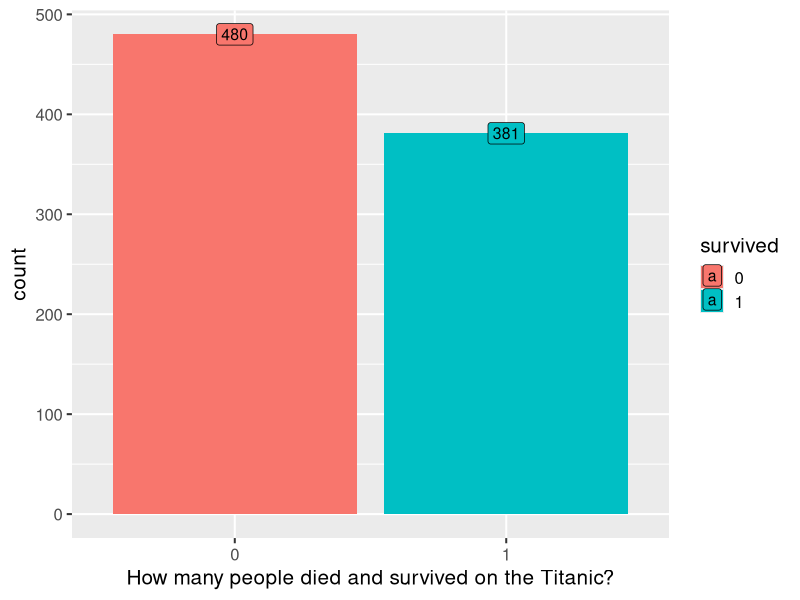
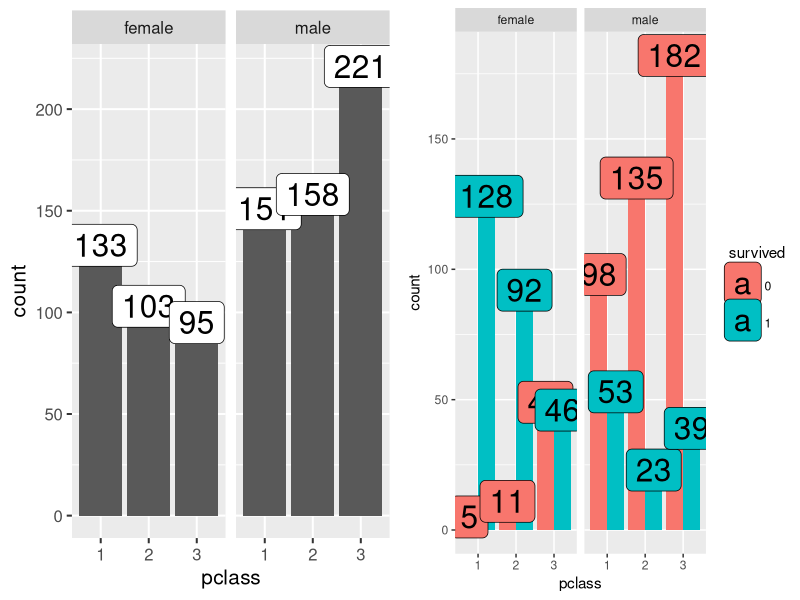
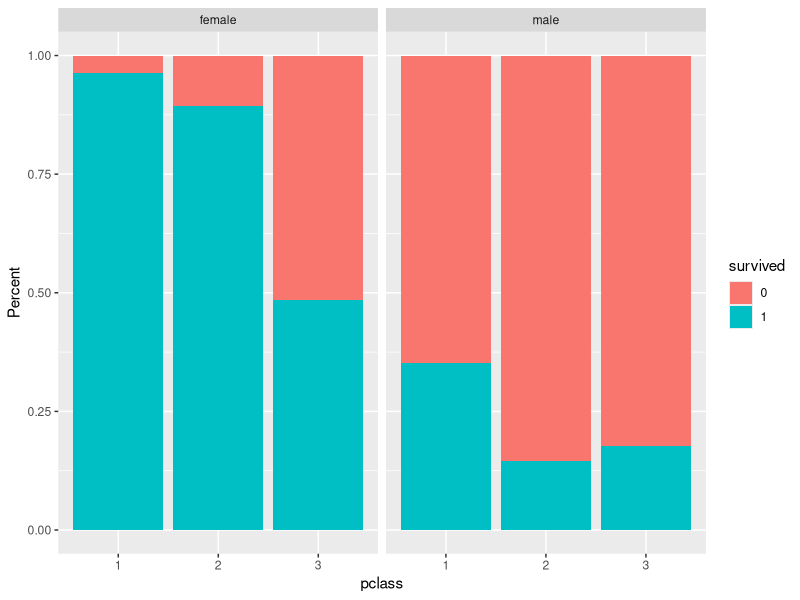
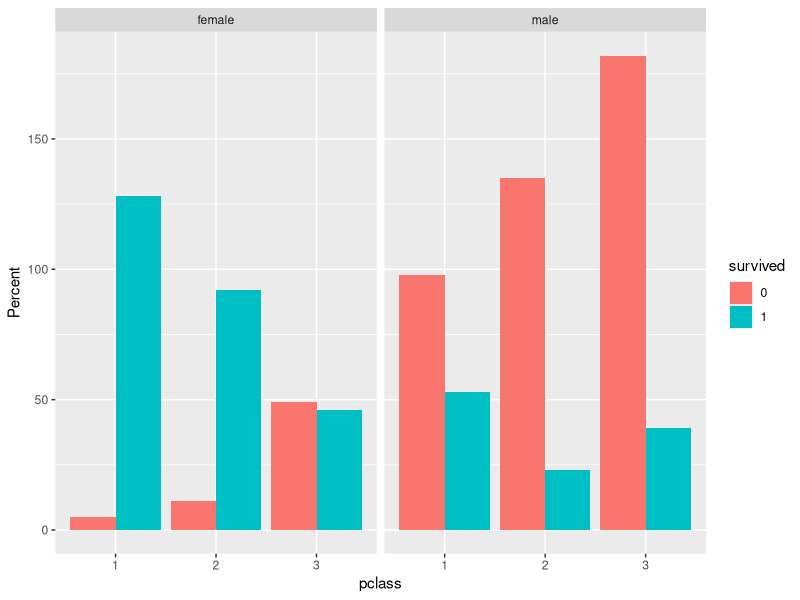
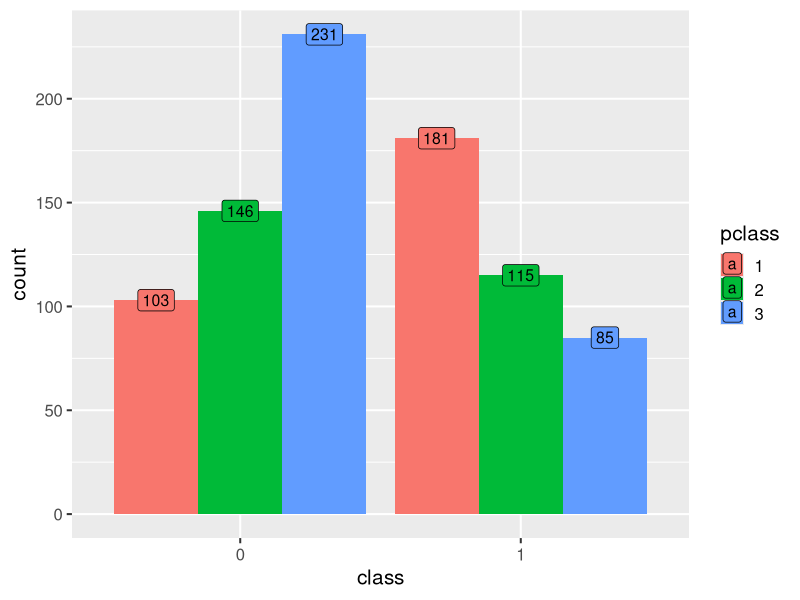
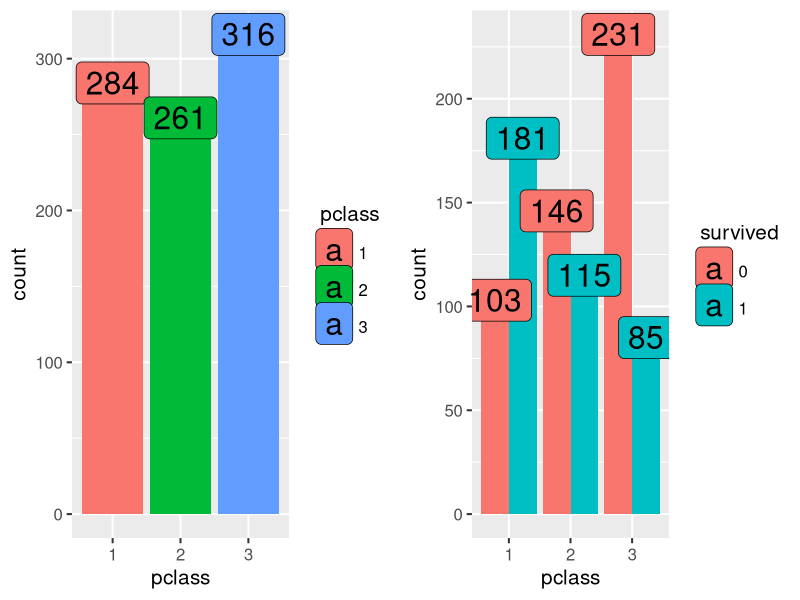
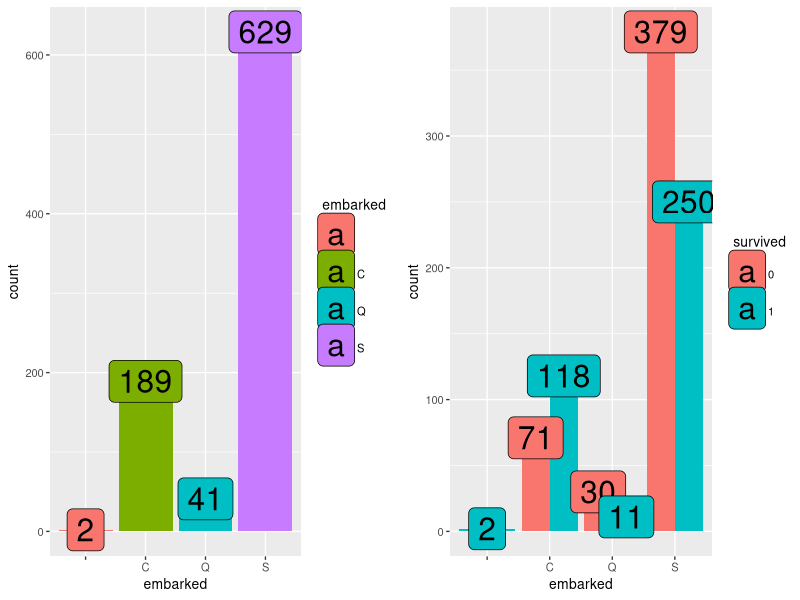
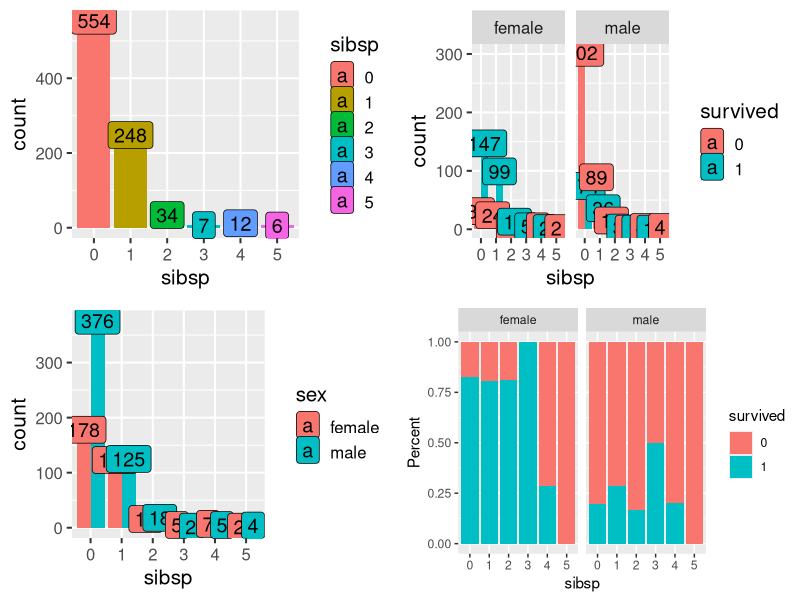

R code for these plots, in order:
data <- read.csv("titanicTrain.csv")
# 去除NA
# 整理資料格式
data <- data[1:1000,]
sapply(data, function(x) {sum(is.na(x))})
data <- subset(data, select = -body)
data <- data[is.na(data$age)!=TRUE,]
data$fs <- as.integer(data$parch)+as.integer(data$sibsp)+1

data$boat <- as.character(data$boat)
data$survived <- as.factor(data$survived)
data$pclass <- as.factor(data$pclass)
data$sibsp <- as.factor(data$sibsp)
data$parch <- as.factor(data$parch)
data$fs <- as.factor(data$fs)
summary(data)

# EDA
library(ggplot2)
library(scales)
library(gridExtra)

ggplot(data, aes(x = survived, fill = survived)) +
  geom_bar(stat='count', position='dodge') +
  labs(x = 'How many people died and survived on the Titanic?') +
  geom_label(stat='count',aes(label=..count..), size=4) +
  theme_grey(base_size = 15)



#------- gender/sex-----------
b1 <- ggplot(data, aes(x = pclass)) +
  geom_bar(stat='count', position='dodge') +
  geom_label(stat='count',aes(label=..count..), size=8) +
  facet_grid(.~sex) +
  theme_grey(base_size = 15)

b2 <-
  ggplot(data, aes(x = pclass, fill = survived)) +
  geom_bar(stat='count', position='dodge') +
  geom_label(stat='count',aes(label=..count..), size=8, position = position_dodge(0.9)) +
  labs(x = 'pclass', y= "count") + facet_grid(.~sex) +
  theme(legend.position="none") + theme_grey()



# -----------pclass and sex-------------
### ----------class1.2女性活下來的比例相當高，class2.3男性活下來的比例最低
b3 <-
  ggplot(data, aes(x = pclass, fill = survived)) +
  geom_bar(stat='count', position='fill') +
  labs(x = 'pclass', y= "Percent") + facet_grid(.~sex) +
  theme(legend.position="none") + theme_grey()



grid.arrange(b1,b2,nrow=1)
b3

ggplot(data, aes(x = pclass, fill = survived)) +
  geom_bar(stat='count', position='dodge') +
  labs(x = 'pclass', y= "Percent") + facet_grid(.~sex) +
  theme(legend.position="none") + theme_grey()

#------ pclass ----------
ggplot(data, aes(x = survived, fill = pclass)) +
  geom_bar(stat='count', position='dodge') +
  geom_label(stat='count',aes(label=..count..), size=4, position=position_dodge(0.9)) +
  labs(x = 'class') +
  theme_grey(base_size = 15)

b1 <- ggplot(data, aes(x = pclass, fill = pclass)) +
  geom_bar(stat='count', position='dodge') +
  geom_label(stat='count',aes(label=..count..), size=8) +
  theme_grey(base_size = 15)

b2 <-
  ggplot(data, aes(x = pclass, fill = survived)) +
  geom_bar(stat='count', position='dodge') +
  geom_label(stat='count',aes(label=..count..), size=8, position=position_dodge(0.9)) +
  theme_grey(base_size = 15)
grid.arrange(b1,b2, nrow=1)


#------embarked----------
b1 <- ggplot(data, aes(x = embarked, fill = embarked)) +
  geom_bar(stat='count', position='dodge') +
  geom_label(stat='count',aes(label=..count..), size=8) +
  theme_grey(base_size = 10)

b2 <-
  ggplot(data, aes(x = embarked, fill = survived)) +
  geom_bar(stat='count', position='dodge') +
  geom_label(stat='count',aes(label=..count..), size=8, position=position_dodge(0.9)) +
  theme_grey(base_size = 10)
grid.arrange(b1,b2, nrow=1)


#-----sibsp-----------
#------男性存活比率都偏低，
#----女性的中若手足和配偶數量加起來不超過3，存活機率很高，幾乎都有達到80%
#活下且有兄弟姊妹親人是女性的比例是
length(data$age[data$survived==1 & data$sibsp!=0 & data$parch!=0& data$sex=="female"])/length(data$age[data$survived==1 & data$sibsp!=0 & data$parch!=0])
length(data$age[data$survived==0 & data$sibsp!=0 & data$parch!=0& data$sex=="male"])/length(data$age[data$survived==0 & data$sibsp!=0 & data$parch!=0])

# total statistics
b1 <- ggplot(data, aes(x = sibsp, fill = sibsp)) +
  geom_bar(stat='count', position='dodge') +
  geom_label(stat='count',aes(label=..count..), size=5) +
  theme_grey(base_size = 15)
# statistics showing survival with sex difference
b2 <-
  ggplot(data, aes(x = sibsp, fill = survived)) +
  geom_bar(stat='count', position='dodge') +
  geom_label(stat='count',aes(label=..count..), size=5, position=position_dodge(0.9)) +
  facet_grid(.~sex) +
  theme_grey(base_size = 15)

# total statistics with sex difference
b3 <-
  ggplot(data, aes(x = sibsp, fill = sex)) +
  geom_bar(stat='count', position = 'dodge') +
  geom_label(stat = 'count', aes(label =..count..), size = 5, 
             position=position_dodge(0.9))+
  theme_grey(base_size = 15)

# percent statistics showing survival with sex difference
b4 <- 
  ggplot(data, aes(x = sibsp, fill = survived)) +
  geom_bar(stat='count', position='fill') +
  labs(x = 'sibsp', y= "Percent") + facet_grid(.~sex) +
  theme(legend.position="none") + theme_grey()

grid.arrange(b1,b2,b3,b4, nrow=2)

#----- parch-------------
#-----男性生存比例偏低，但若在sibsp為1和2之間的生存率有接近0.5
#------女性的生存率在sibsp為5以前都很高。
# 注意: parch為parch為2以前的樣本量較多。
b1 <- ggplot(data, aes(x = parch, fill = parch)) +
  geom_bar(stat='count', position='dodge') +
  facet_grid(.~sex) +
  geom_label(stat='count',aes(label=..count..), size=3) +
  theme_grey(base_size = 15)

b2 <-
  ggplot(data, aes(x = parch, fill = survived)) +
  geom_bar(stat='count', position='dodge') +
  geom_label(stat='count',aes(label=..count..), size=3, position=position_dodge(0.9)) +
  facet_grid(.~sex) +
  theme_grey(base_size = 15)

ggplot(data, aes(x = parch, fill = survived)) +
  geom_bar(stat='count', position='fill') +
  labs(x = 'parch', y= "Percent") + facet_grid(.~sex) +
  theme(legend.position="none") + theme_grey()


grid.arrange(b1,b2, nrow=1)

# ------- family size -------
# -----family size為4的男生存活率最高，大概都是接近0.5
# -----family size為4的女生存活率也最高，
# total statistics
b1 <- ggplot(data, aes(x = fs, fill = fs)) +
  geom_bar(stat='count', position='dodge') +
  geom_label(stat='count',aes(label=..count..), size=5) +
  theme_grey(base_size = 15)
# statistics showing survival with sex difference
b2 <-
  ggplot(data, aes(x = fs, fill = survived)) +
  geom_bar(stat='count', position='dodge') +
  geom_label(stat='count',aes(label=..count..), size=5, position=position_dodge(0.9)) +
  facet_grid(.~sex) +
  theme_grey(base_size = 15)

# total statistics with sex difference
b3 <-
  ggplot(data, aes(x = fs, fill = sex)) +
  geom_bar(stat='count', position = 'dodge') +
  geom_label(stat = 'count', aes(label =..count..), size = 5, 
             position=position_dodge(0.9))+
  theme_grey(base_size = 15)

# percent statistics showing survival with sex difference
b4 <- 
  ggplot(data, aes(x = fs, fill = survived)) +
  geom_bar(stat='count', position='fill') +
  labs(x = 'sibsp', y= "Percent") + facet_grid(.~sex) +
  theme(legend.position="none") + theme_grey()

grid.arrange(b1,b2,b3,b4, nrow=2)


# ------------ age----------
# 男性存活率最高的在5歲以下
# 女性則是大部分都存活率極高
ggplot(data, aes(x = age, fill = survived)) +
  geom_histogram(aes(fill=factor(survived))) + labs(title="Survival density, known-ages, and sex") +
  scale_x_continuous(breaks = scales::pretty_breaks(n = 12)) + 
  scale_y_continuous(breaks = scales::pretty_breaks(n = 12)) +
  theme_grey() + facet_grid(.~sex)

#-------fare--------
# 
#
ggplot(data, aes(x = fare, fill = survived)) +
  geom_histogram(aes(fill=factor(survived))) + labs(title="Survival density, known-ages, and sex") +
  scale_x_continuous(breaks = scales::pretty_breaks(n = 12)) + 
  scale_y_continuous(breaks = scales::pretty_breaks(n = 12)) +
  theme_grey() + facet_grid(.~sex)


# sibsp的影響
data_sur <- data[data$survived==1, ]
data_un <- data[data$survived==0, ]

par(mfrow=c(1,3))
boxplot(as.numeric(as.character(data$sibsp)), range=2, main="sibsp")
boxplot(as.numeric(as.character(data_sur$sibsp)), col="red", main="survived sibsp")
boxplot(as.numeric(as.character(data_un$sibsp)), col="blue", main="unsurvived sibsp")
summary(data_sur$sibsp)
summary(data_un$sibsp)
table(data_sur$sibsp)/length(data_sur$sibsp)*100
table(data_un$sibsp)/length(data_un$sibsp)*100
table(data$sibsp)/length(data$sibsp)*100



#----age and fare---------
par(pch=19)
plot(data$age, data$fare)
points(data$age[data$survived==1], data$fare[data$survived==1], col="red") #活下
points(data$age[data$survived==1 & data$sibsp!=0 & data$parch!=0], 
       data$fare[data$survived==1 & data$sibsp!=0 & data$parch!=0], col="yellow")
points(data$age[data$survived==1 & data$sibsp!=0 & data$parch!=0 & data$sex=="female"], data$fare[data$survived==1 & data$sibsp!=0 & data$parch!=0 & data$sex=="female"], 
       col="green")
legend("topright", legend=c("活下來",paste0("活下來","\n","有sibsp&parch"),paste0("活下來","\n","有sibsp&parch+女性")), col=c("red","yellow","green"),pch=19)


#活下且有兄弟姊妹親人等等



# 推測: 買最貴的票價存活機率極高
#          

# age 越大，越有可能上船?



# 登船但不一定會存活
data$survived[data$boat != ""]
as.factor(data$survived[data$boat != ""])
summary(as.factor(data$survived[data$boat != ""])) #有登船
summary(as.factor(data$survived[data$boat != ""]))[1]/length(as.factor(data$survived[data$boat != ""]))
# 沒登船但不一定就會死
data$survived[data$boat == ""]
summary(as.factor(data$survived[data$boat == ""])) #沒登船
summary(as.factor(data$survived[data$boat == ""]))[2]/length(as.factor(data$survived[data$boat == ""]))

# changing the data type
data$pclass <- as.factor(data$pclass)
data$survived <- as.factor(data$survived)
data$sex <- as.factor(data$sex)



library(e1071)
?svm
dataas <- subset(data, select=c(pclass,age,sibsp,parch,survived))
dataa <- subset(data, select=c(pclass,age,sibsp,parch))
model <- svm(survived ~ ., data = dataas)
pred_result <- predict(model, dataa)
cm <- table(pred_result, data$survived)    #無法成功因為age有139個NA
(cm[1]+cm[4])/sum(cm)*100   #accuracy

